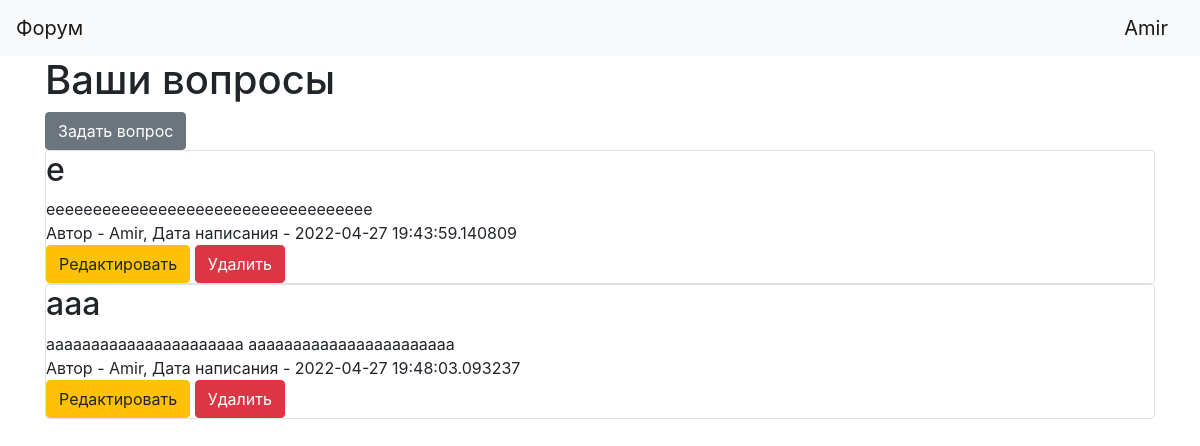
Screenshot of / (signed in) with the database file from the repository.
### data/user.py (models this page shows, shortened)
class User(SqlAlchemyBase, UserMixin):
    __tablename__ = 'users'
    id = sqlalchemy.Column(sqlalchemy.Integer,
                           primary_key=True, autoincrement=True)
    name = sqlalchemy.Column(sqlalchemy.String, nullable=True)
    about = sqlalchemy.Column(sqlalchemy.String, nullable=True)
    email = sqlalchemy.Column(sqlalchemy.String,
                              index=True, unique=True, nullable=True)
    hashed_password = sqlalchemy.Column(sqlalchemy.String, nullable=True)
    created_date = sqlalchemy.Column(sqlalchemy.DateTime,
                                     default=datetime.datetime.now)
    questions = orm.relation("Question", back_populates='user')

### data/question.py (models this page shows)
class Question(SqlAlchemyBase):
    __tablename__ = 'questions'
    id = sqlalchemy.Column(sqlalchemy.Integer,
                           primary_key=True, autoincrement=True)
    title = sqlalchemy.Column(sqlalchemy.String, nullable=True)
    content = sqlalchemy.Column(sqlalchemy.String, nullable=True)
    created_date = sqlalchemy.Column(sqlalchemy.DateTime,
                                     default=datetime.datetime.now)
    user_id = sqlalchemy.Column(sqlalchemy.Integer,
                                sqlalchemy.ForeignKey("users.id"))
    user = orm.relation('User')

### test.py (the view)
@app.route('/')
def index():
    db_sess = db_session.create_session()
    question = []
    if current_user.is_authenticated:
        question = db_sess.query(Question).filter(Question.user == current_user)
    else:
        redirect('/login')
    return render_template('index.html', question=question, current_user=current_user)

### data/db_session.py (called while the page is built)
def create_session() -> Session:
    global __factory
    return __factory()

### test.py (called while the page is built)
@login_manager.user_loader
def load_user(user_id):
    db_sess = db_session.create_session()
    return db_sess.query(User).get(user_id)

### templates/index.html
{% extends "base.html" %}
{% block content %}
<h1>Ваши вопросы</h1>
{% if current_user.is_authenticated %}
    <a href="question" class="btn btn-secondary">Задать вопрос</a>
{% endif %}
{% for item in question%}
<div class="col-md6 border rounded">
    <h2>{{item.title}}</h2>
    <div>
        {{item.content}}
    </div>
    <div>
        Автор - {{item.user.name}}, Дата написания - {{item.created_date}}
    </div>
    {% if current_user.is_authenticated and current_user == item.user %}
        <div>
            <a href="/question/{{ item.id }}" class="btn btn-warning">
                Редактировать
            </a>
            <a href="/question_delete/{{ item.id }}" class="btn btn-danger">
                Удалить
            </a>
        </div>
    {% endif %}
</div>
{% endfor %}
{% endblock %}

### templates/base.html (shortened to what this page needs)
<!doctype html>
<html lang="en">
<head>
    <link rel="stylesheet"
          href="https://stackpath.bootstrapcdn.com/bootstrap/4.4.1/css/bootstrap.min.css"
>
</head>
<body>
<header>
    <nav class="navbar navbar-light bg-light">
        <a class="navbar-brand" href="#">Форум</a>
        {% if current_user.is_authenticated %}
            <a class="navbar-brand" href="/logout">{{ current_user.name }}</a>
        {% else %}
            <p>
                <a class="btn btn-primary " href="/register">Зарегистрироваться</a>
                <a class="btn btn-success" href="/login">Войти</a>
            </p>
        {% endif %}
    </nav>
</header>
<main role="main" class="container">
    {% block content %}{% endblock %}
</main>
</body>
</html>

### rows the page displays
User: name "Amir"
Question: title "e", content "eeeeeeeeeeeeeeeeeeeeeeeeeeeeeeeeeee", user.name "Amir", created_date "2022-04-27 19:43:59.140809"
Question: title "aaa", content "aaaaaaaaaaaaaaaaaaaaaa aaaaaaaaaaaaaaaaaaaaaaa", user.name "Amir", created_date "2022-04-27 19:48:03.093237"
